Frame 1 (no input): blank canvas, image omitted
Frame 60 (no input): blank canvas, image omitted
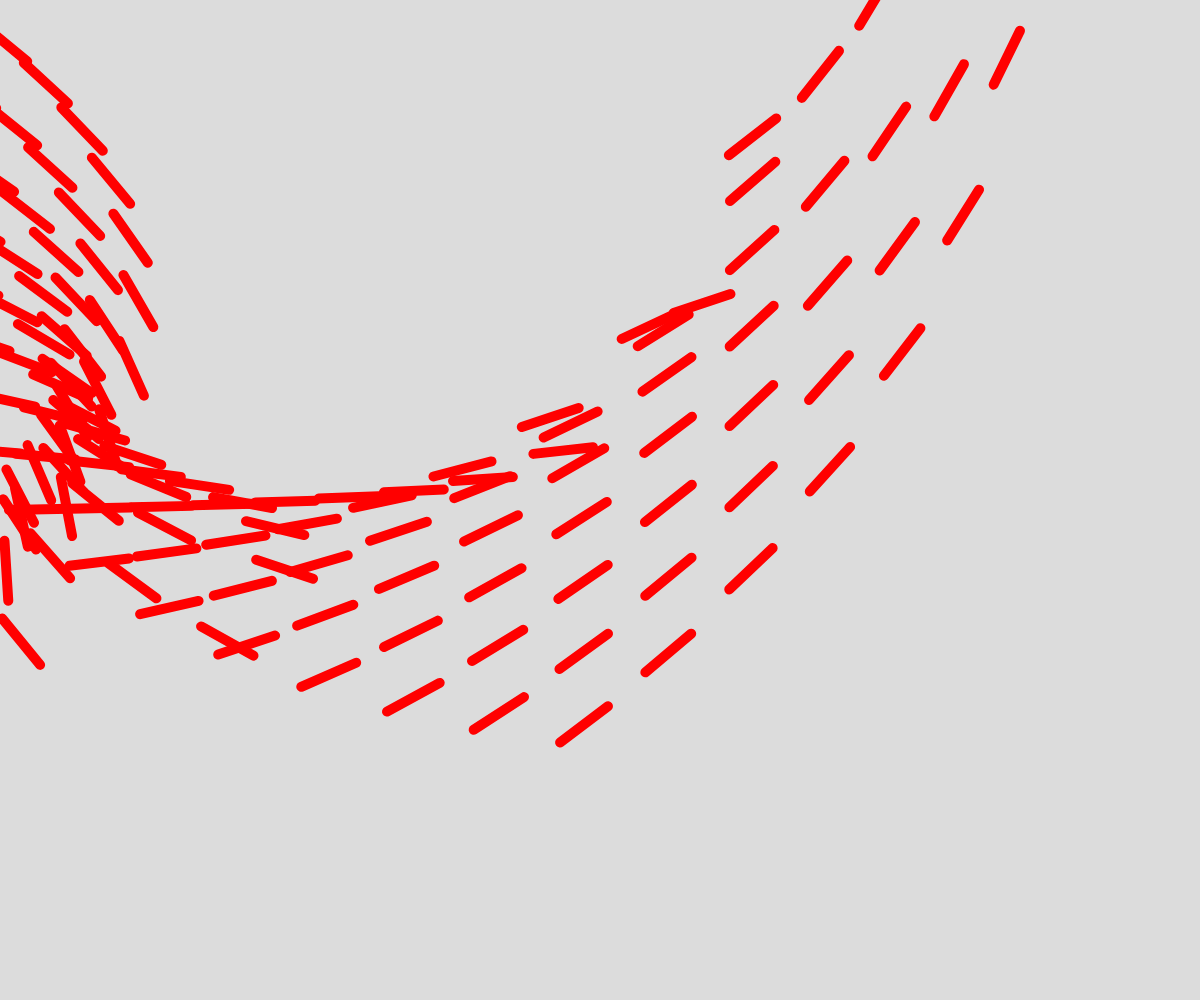
Frame 120 (the mouse pressed at the canvas centre since frame 60)

The p5.js sketch whose frames 1 and 60 were blank and that drew this single picture after the mouse press (run headless with seeded random() and noise() and a simulated clock; from frame 60 on, the mouse is pressed at the canvas centre):

// p5.js sketch
// ── sketch.js
let cols = 20;
let rows;
let tileWidth;

function setup() {
  createCanvas(windowWidth, windowHeight);

  fill(255, 0, 0, 255);
  stroke(0);
  strokeWeight(0);
}

function draw() {
  background(220);
  tileWidth = width / cols;
  rows = Math.floor(height / tileWidth);
  strokeWeight(10);
  stroke(255, 0, 0, 255);
  // draw lines in a grid
  for (let y = tileWidth / 2; y < rows * tileWidth; y += tileWidth) {
    for (let x = tileWidth / 2; x < cols * tileWidth; x += tileWidth) {
      push();
      // calculate the angle so the line points to the mouse position
      let angle = Math.atan2(mouseY - y, mouseX - x);
      rotate(angle);
      line(x - tileWidth / 2, y, x + tileWidth / 2, y);
      pop();
    }
  }
}

function windowResized() {
  resizeCanvas(windowWidth, windowHeight, false);
}
